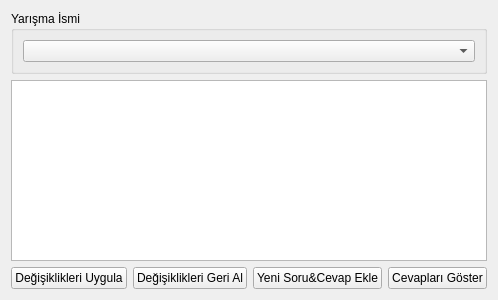
<?xml version="1.0" encoding="UTF-8"?>
<ui version="4.0">
 <class>AddqaForm</class>
 <widget class="QWidget" name="AddqaForm">
  <property name="geometry">
   <rect>
    <x>0</x>
    <y>0</y>
    <width>482</width>
    <height>300</height>
   </rect>
  </property>
  <property name="windowTitle">
   <string>Soru &amp; Cevap Listesi</string>
  </property>
  <layout class="QVBoxLayout" name="verticalLayout">
   <item>
    <widget class="QGroupBox" name="groupBox">
     <property name="title">
      <string>Yarışma İsmi</string>
     </property>
     <layout class="QVBoxLayout" name="verticalLayout_2">
      <item>
       <widget class="QComboBox" name="comboBox"/>
      </item>
     </layout>
    </widget>
   </item>
   <item>
    <widget class="QTableView" name="tableView">
     <property name="alternatingRowColors">
      <bool>true</bool>
     </property>
     <attribute name="horizontalHeaderShowSortIndicator" stdset="0">
      <bool>false</bool>
     </attribute>
     <attribute name="verticalHeaderVisible">
      <bool>true</bool>
     </attribute>
    </widget>
   </item>
   <item>
    <layout class="QHBoxLayout" name="horizontalLayout">
     <item>
      <widget class="QPushButton" name="submitButton">
       <property name="text">
        <string>Değişiklikleri Uygula</string>
       </property>
      </widget>
     </item>
     <item>
      <widget class="QPushButton" name="revertButton">
       <property name="text">
        <string>Değişiklikleri Geri Al</string>
       </property>
      </widget>
     </item>
     <item>
      <widget class="QPushButton" name="addqaButton">
       <property name="text">
        <string>Yeni Soru&amp;&amp;Cevap Ekle</string>
       </property>
      </widget>
     </item>
     <item>
      <widget class="QPushButton" name="showAnswersPushButton">
       <property name="text">
        <string>Cevapları Göster</string>
       </property>
      </widget>
     </item>
    </layout>
   </item>
  </layout>
 </widget>
 <resources/>
 <connections/>
</ui>
